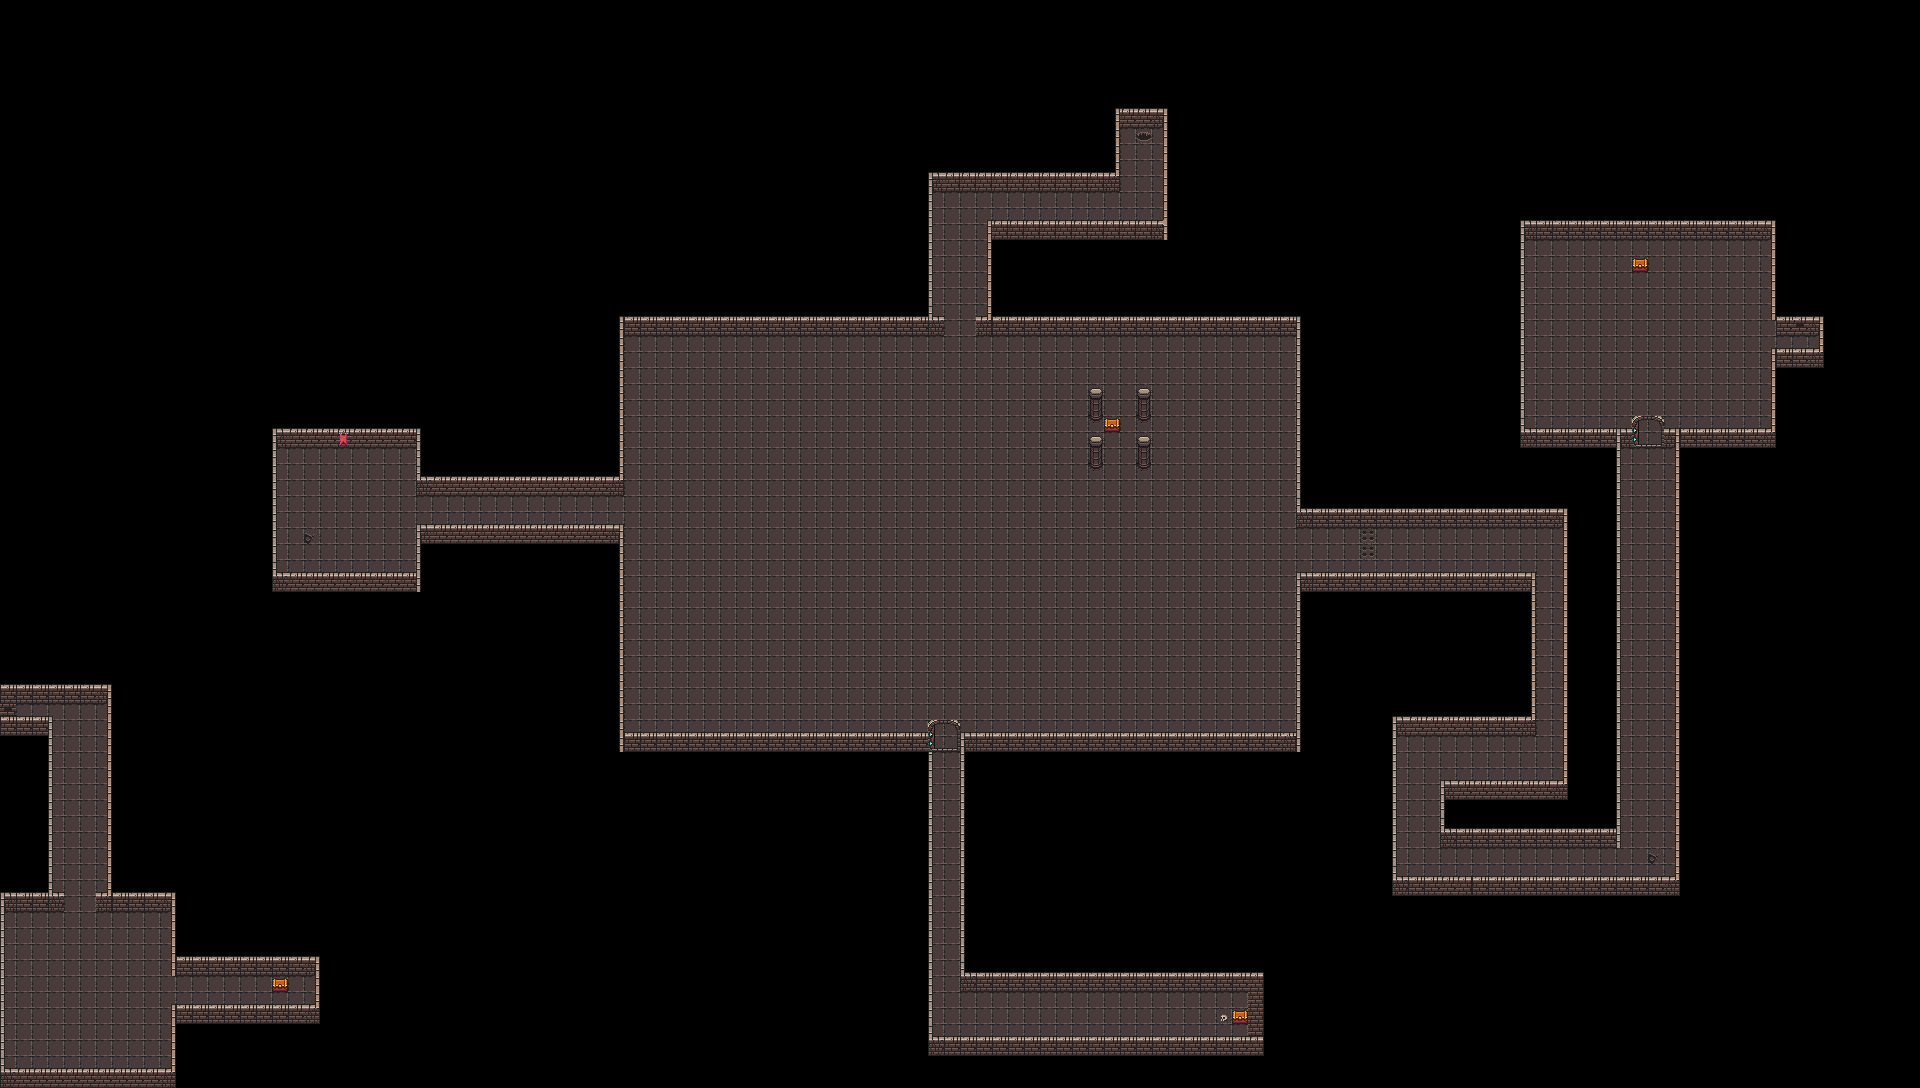

Below is a game level as drawn by its tile map, then a one-line description and the .tmx that defines it (tile-layer data replaced by summaries):
An orthogonal 120x68 tile map with 16x16 px tiles, 2 tile layers (background, graphics), 2 tilesets and 76 objects.

<map version="1.1" tiledversion="2018.09.12" orientation="orthogonal" renderorder="right-down" width="120" height="68" tilewidth="16" tileheight="16" infinite="0" nextlayerid="8" nextobjectid="116">
 <tileset firstgid="1" name="Dungeon II" tilewidth="16" tileheight="16" tilecount="1024" columns="32">
  <image source="tilesets/0x72_DungeonTilesetII_v1.png" width="512" height="512" />
 </tileset>
 <tileset firstgid="1025" name="Dungeon II v1.1" tilewidth="16" tileheight="16" tilecount="1024" columns="32">
  <image source="tilesets/0x72_DungeonTilesetII_v1.1.png" width="512" height="512" />
 </tileset>
 <layer id="1" name="background" width="120" height="68">
  <data>[8160 cells, 1959 non-empty, 7 distinct tile ids]</data>
 </layer>
 <layer id="2" name="graphics" width="120" height="68">
  <data>[8160 cells, 986 non-empty, 53 distinct tile ids]</data>
 </layer>
 <objectgroup id="4" name="walls">
  <object id="10" x="624" y="317.091" width="319.121" height="18.9091" />
  <object id="17" x="1296.73" y="319.455" width="3.875" height="208" />
  <object id="18" x="960" y="731" width="336" height="21" />
  <object id="19" x="960" y="752" width="4.875" height="224" />
  <object id="22" x="960" y="976" width="304" height="16" />
  <object id="23" x="1248" y="992" width="16" height="64" />
  <object id="24" x="928" y="1036.5" width="320" height="19.5" />
  <object id="26" x="927.625" y="752" width="4.125" height="288" />
  <object id="28" x="620" y="730.625" width="310.25" height="21.375" />
  <object id="31" x="608" y="319.75" width="16" height="173.417" />
  <object id="35" x="1087.45" y="436.417" width="17.5" height="32.5" />
  <object id="41" x="1136.25" y="436.375" width="17.5" height="32.5" />
  <object id="42" x="1135.38" y="388.375" width="17.5" height="32.5" />
  <object id="43" x="1087.13" y="388.125" width="17.5" height="32.5" />
  <object id="46" x="606.5" y="524.875" width="16.75" height="226.625" />
  <object id="49" x="417" y="477.333" width="207" height="17.5833" />
  <object id="50" x="417.333" y="429.333" width="9.66667" height="49.6667" />
  <object id="51" x="273.333" y="428.333" width="145.667" height="19.6667" />
  <object id="52" x="263.333" y="428.667" width="12.3333" height="161.333" />
  <object id="53" x="271.333" y="573.333" width="149.333" height="30" />
  <object id="54" x="416" y="525.333" width="14.3333" height="65" />
  <object id="55" x="416.333" y="522.75" width="205" height="21.5833" />
  <object id="56" x="976.621" y="317.273" width="319.121" height="18.7273" />
  <object id="57" x="928.011" y="172.182" width="3.9886" height="145.273" />
  <object id="58" x="988.182" y="221.091" width="3.9886" height="96.3636" />
  <object id="59" x="932" y="172" width="187.636" height="18.9091" />
  <object id="60" x="1114.73" y="108" width="4.72727" height="66.1818" />
  <object id="61" x="1119.23" y="108.364" width="48.3977" height="19.0909" />
  <object id="62" x="1163.64" y="108.455" width="13.4545" height="131.182" />
  <object id="63" x="991.715" y="219.034" width="172.284" height="21.1477" />
  <object id="72" x="1296.56" y="570.784" width="3.875" height="180.807" />
  <object id="73" x="1296.31" y="570.75" width="238.688" height="21.5" />
  <object id="74" x="1297" y="509" width="270.75" height="19.75" />
  <object id="75" x="1530.91" y="592.727" width="4.54545" height="128.023" />
  <object id="76" x="1563.77" y="528.205" width="4.63636" height="265.295" />
  <object id="77" x="1441.2" y="779.205" width="126.455" height="20.1818" />
  <object id="78" x="1392.68" y="716.773" width="142.591" height="22.2045" />
  <object id="79" x="1391.82" y="714.909" width="4.36364" height="181.455" />
  <object id="80" x="1440.73" y="796.727" width="4" height="34.9091" />
  <object id="81" x="1440.73" y="827.636" width="175.818" height="20.3636" />
  <object id="82" x="1396.36" y="874.545" width="282.727" height="21.2727" />
  <object id="83" x="1616.72" y="429.272" width="3.81818" height="418.636" />
  <object id="84" x="1676" y="447.182" width="2.90909" height="426.818" />
  <object id="85" x="1663.11" y="428.364" width="112.886" height="19.6364" />
  <object id="86" x="1771.45" y="220.909" width="4" height="98.5457" />
  <object id="87" x="1520.36" y="220" width="255.636" height="22.3636" />
  <object id="88" x="1519.64" y="224.364" width="4.72727" height="206.545" />
  <object id="89" x="1520.18" y="427.455" width="112.705" height="20.3636" />
  <object id="91" x="4.33908" y="893.299" width="59.6363" height="21.6364" />
  <object id="92" x="171.604" y="892.367" width="4.00003" height="84.182" />
  <object id="93" x="0.889077" y="1067.29" width="175.636" height="20" />
  <object id="94" x="0.339077" y="892.572" width="3.45459" height="180.364" />
  <object id="95" x="171.5" y="1004.41" width="4.00003" height="68.307" />
  <object id="96" x="175.375" y="1003.47" width="144.25" height="20.932" />
  <object id="97" x="174.625" y="955.784" width="144.25" height="20.932" />
  <object id="98" x="316.125" y="956.096" width="4.00003" height="67.807" />
  <object id="100" x="95.6364" y="892.273" width="78.5454" height="21.6364" />
  <object id="101" x="106.727" y="684.273" width="5.81813" height="207.091" />
  <object id="102" x="47.6364" y="717.182" width="4.90904" height="177.091" />
  <object id="103" x="1.09094" y="685" width="104.545" height="19.2728" />
  <object id="104" x="0.454591" y="717" width="46.5454" height="18.7273" />
  <object id="106" x="1771.45" y="367.273" width="4" height="61.8184" />
  <object id="107" x="1771.38" y="348.364" width="51.6133" height="21.0909" />
  <object id="110" x="1820.36" y="317.091" width="4" height="51.4548" />
  <object id="113" x="1776.57" y="316.33" width="47.2383" height="3.4659" />
  <object id="114" x="1784" y="326.625" />
  <object id="115" x="1814.38" y="326.75" />
 </objectgroup>
 <objectgroup id="5" name="chests">
  <object id="44" x="1112.55" y="424.636" />
  <object id="45" x="1238.09" y="1017.18" />
  <object id="90" x="1640.18" y="266.182" />
  <object id="99" x="280.25" y="985.75" />
 </objectgroup>
 <objectgroup id="6" name="areatransition">
  <object id="64" x="1144.19" y="136.875" />
  <object id="105" x="9.09091" y="712.182" />
  <object id="112" x="1799.41" y="326.239" />
 </objectgroup>
 <objectgroup id="7" name="traps">
  <object id="69" x="1359.2" y="527.807" width="17.6364" height="16.0909" />
  <object id="71" x="1359.14" y="544.17" width="17.9205" height="16.1818" />
 </objectgroup>
</map>
